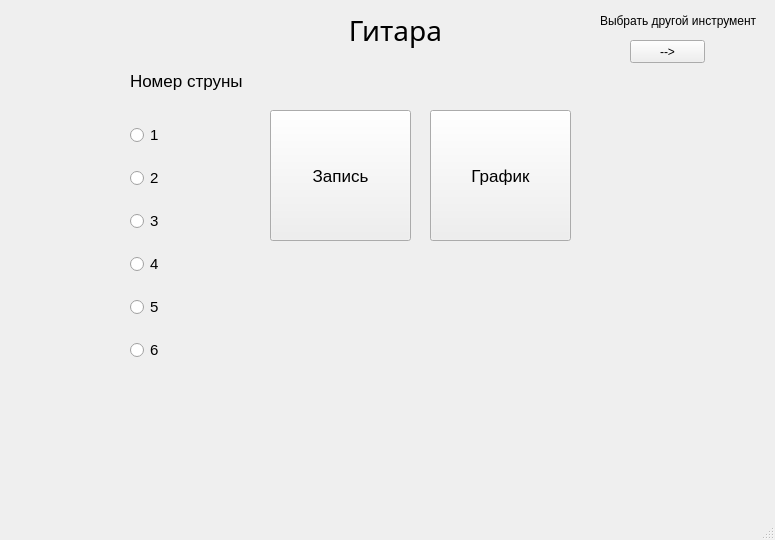
<?xml version="1.0" encoding="UTF-8"?>
<ui version="4.0">
 <class>MainWindow</class>
 <widget class="QMainWindow" name="MainWindow">
  <property name="geometry">
   <rect>
    <x>0</x>
    <y>0</y>
    <width>775</width>
    <height>540</height>
   </rect>
  </property>
  <property name="windowTitle">
   <string>MainWindow</string>
  </property>
  <widget class="QWidget" name="centralwidget">
   <widget class="QWidget" name="verticalLayoutWidget">
    <property name="geometry">
     <rect>
      <x>130</x>
      <y>110</y>
      <width>111</width>
      <height>271</height>
     </rect>
    </property>
    <layout class="QVBoxLayout" name="verticalLayout">
     <item>
      <widget class="QRadioButton" name="radioButton_2">
       <property name="font">
        <font>
         <pointsize>11</pointsize>
        </font>
       </property>
       <property name="text">
        <string>1</string>
       </property>
      </widget>
     </item>
     <item>
      <widget class="QRadioButton" name="radioButton">
       <property name="font">
        <font>
         <pointsize>11</pointsize>
        </font>
       </property>
       <property name="text">
        <string>2</string>
       </property>
      </widget>
     </item>
     <item>
      <widget class="QRadioButton" name="radioButton_3">
       <property name="font">
        <font>
         <pointsize>11</pointsize>
        </font>
       </property>
       <property name="text">
        <string>3</string>
       </property>
      </widget>
     </item>
     <item>
      <widget class="QRadioButton" name="radioButton_4">
       <property name="font">
        <font>
         <pointsize>11</pointsize>
        </font>
       </property>
       <property name="text">
        <string>4</string>
       </property>
      </widget>
     </item>
     <item>
      <widget class="QRadioButton" name="radioButton_5">
       <property name="font">
        <font>
         <pointsize>11</pointsize>
        </font>
       </property>
       <property name="text">
        <string>5</string>
       </property>
      </widget>
     </item>
     <item>
      <widget class="QRadioButton" name="radioButton_6">
       <property name="font">
        <font>
         <pointsize>11</pointsize>
        </font>
       </property>
       <property name="text">
        <string>6</string>
       </property>
      </widget>
     </item>
    </layout>
   </widget>
   <widget class="QLabel" name="label">
    <property name="geometry">
     <rect>
      <x>130</x>
      <y>60</y>
      <width>141</width>
      <height>41</height>
     </rect>
    </property>
    <property name="font">
     <font>
      <pointsize>13</pointsize>
     </font>
    </property>
    <property name="frameShape">
     <enum>QFrame::NoFrame</enum>
    </property>
    <property name="text">
     <string>Номер струны</string>
    </property>
   </widget>
   <widget class="QLabel" name="label_2">
    <property name="geometry">
     <rect>
      <x>280</x>
      <y>290</y>
      <width>291</width>
      <height>81</height>
     </rect>
    </property>
    <property name="font">
     <font>
      <pointsize>13</pointsize>
     </font>
    </property>
    <property name="text">
     <string/>
    </property>
    <property name="textFormat">
     <enum>Qt::AutoText</enum>
    </property>
    <property name="alignment">
     <set>Qt::AlignCenter</set>
    </property>
    <property name="margin">
     <number>0</number>
    </property>
   </widget>
   <widget class="QPushButton" name="Recording">
    <property name="geometry">
     <rect>
      <x>270</x>
      <y>110</y>
      <width>141</width>
      <height>131</height>
     </rect>
    </property>
    <property name="font">
     <font>
      <family>MS Shell Dlg 2</family>
      <pointsize>13</pointsize>
     </font>
    </property>
    <property name="text">
     <string>Запись</string>
    </property>
   </widget>
   <widget class="QPushButton" name="Exit">
    <property name="geometry">
     <rect>
      <x>630</x>
      <y>40</y>
      <width>75</width>
      <height>23</height>
     </rect>
    </property>
    <property name="text">
     <string>--&gt;</string>
    </property>
   </widget>
   <widget class="QLabel" name="label_3">
    <property name="geometry">
     <rect>
      <x>600</x>
      <y>10</y>
      <width>161</width>
      <height>21</height>
     </rect>
    </property>
    <property name="font">
     <font>
      <pointsize>9</pointsize>
     </font>
    </property>
    <property name="text">
     <string>Выбрать другой инструмент</string>
    </property>
   </widget>
   <widget class="QPushButton" name="Graf">
    <property name="geometry">
     <rect>
      <x>430</x>
      <y>110</y>
      <width>141</width>
      <height>131</height>
     </rect>
    </property>
    <property name="font">
     <font>
      <family>MS Shell Dlg 2</family>
      <pointsize>13</pointsize>
     </font>
    </property>
    <property name="text">
     <string>График</string>
    </property>
   </widget>
   <widget class="QLabel" name="label_4">
    <property name="geometry">
     <rect>
      <x>250</x>
      <y>10</y>
      <width>291</width>
      <height>41</height>
     </rect>
    </property>
    <property name="font">
     <font>
      <family>Arial Unicode MS</family>
      <pointsize>21</pointsize>
     </font>
    </property>
    <property name="text">
     <string>Гитара</string>
    </property>
    <property name="alignment">
     <set>Qt::AlignCenter</set>
    </property>
    <property name="margin">
     <number>0</number>
    </property>
   </widget>
  </widget>
  <widget class="QMenuBar" name="menubar">
   <property name="geometry">
    <rect>
     <x>0</x>
     <y>0</y>
     <width>775</width>
     <height>21</height>
    </rect>
   </property>
  </widget>
  <widget class="QStatusBar" name="statusbar"/>
 </widget>
 <resources/>
 <connections/>
</ui>
